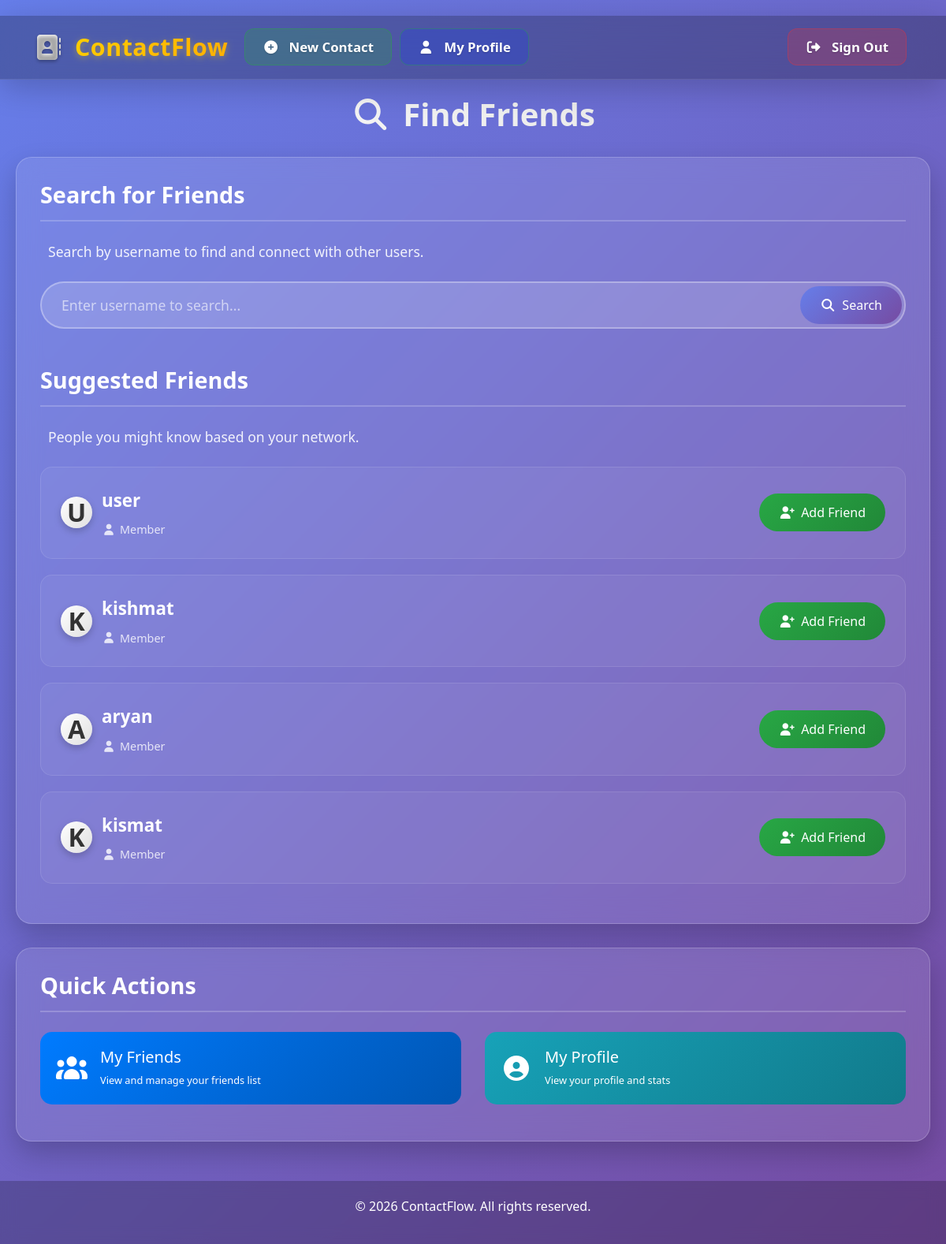
Screenshot of /find_friends.php (signed in) with the database file from the repository.
### tables this page shows
CREATE TABLE `user_detail` (
  `user_id` int(11) NOT NULL,
  `username` varchar(255) NOT NULL,
  `password` varchar(255) NOT NULL
);

### find_friends.php (the view, shortened to what this page needs)
<?php
include_once 'db.php';
$user_id = $_SESSION['user_id'];
$search_query = "";
$suggested_stmt = $db->prepare("
    SELECT u.user_id, u.username
    FROM user_detail u
    WHERE u.user_id != ?
    AND u.user_id NOT IN (
        SELECT friend_id FROM friends WHERE user_id = ?
        UNION
        SELECT user_id FROM friends WHERE friend_id = ?
    )
    ORDER BY RAND()
    LIMIT 10
");
$suggested_stmt->execute([$user_id, $user_id, $user_id]);
$suggested_friends = $suggested_stmt->fetchAll(PDO::FETCH_ASSOC);
?>
<!DOCTYPE html>
<html lang="en">
<head>
    <link rel="stylesheet" href="https://maxcdn.bootstrapcdn.com/bootstrap/4.0.0/css/bootstrap.min.css">
    <link rel="stylesheet" href="https://cdnjs.cloudflare.com/ajax/libs/font-awesome/6.2.3/css/all.min.css">
</head>
<body>
    <?php include_once 'header.php'; ?>
    <div class="find-friends-container">
        <h1 class="page-title"><i class="fas fa-search mr-3"></i>Find Friends</h1>
        <div class="glass-card">
            <div class="search-section mb-5">
                <h2 class="section-title">Search for Friends</h2>
                <p class="mb-4" style="opacity: 0.9; font-size: 1.1rem; padding-left: 10px;">
                    Search by username to find and connect with other users.
                </p>
                <form method="GET" action="" class="search-box-container">
                    <input type="text"
                           name="search"
                           class="search-input"
                           placeholder="Enter username to search..."
                           value="<?= htmlspecialchars($search_query) ?>"
                           autocomplete="off">
                    <button type="submit" class="search-btn">
                        <i class="fas fa-search mr-2"></i> Search
                    </button>
                </form>
            </div>
            <div class="suggested-section">
                <h2 class="section-title">Suggested Friends</h2>
                <p class="mb-4" style="opacity: 0.9; font-size: 1.1rem; padding-left: 10px;">
                    People you might know based on your network.
                </p>
                <?php if (count($suggested_friends) > 0): ?>
                    <div class="suggested-friends">
                        <?php foreach ($suggested_friends as $user): ?>
                            <div class="user-card">
                                <div class="user-avatar">
                                    <?= strtoupper(substr($user['username'], 0, 1)) ?>
                                </div>
                                <div class="user-info">
                                    <div class="user-name"><?= htmlspecialchars($user['username']) ?></div>
                                    <div class="user-stats">
                                        <span class="stat-item">
                                            <i class="fas fa-user"></i> Member
                                        </span>
                                    </div>
                                </div>
                                <form method="POST" action="">
                                    <button type="submit" name="send_request" class="add-friend-btn">
                                        <i class="fas fa-user-plus"></i> Add Friend
                                    </button>
                                </form>
                            </div>
                        <?php endforeach; ?>
                    </div>
                <?php endif; ?>
            </div>
        </div>
        <div class="glass-card">
            <h2 class="section-title">Quick Actions</h2>
            <div class="row">
                <div class="col-md-6 mb-3">
                    <a href="friends.php" class="btn btn-primary btn-block" style="
                        background: linear-gradient(135deg, #007bff, #0056b3);
                        border: none;
                        border-radius: 15px;
                        padding: 20px;
                        text-align: left;
                        color: white;
                        text-decoration: none;
                        display: flex;
                        align-items: center;
                        transition: all 0.3s ease;
                    ">
                        <i class="fas fa-users fa-2x mr-3"></i>
                        <div>
                            <h5 class="mb-1">My Friends</h5>
                            <small>View and manage your friends list</small>
                        </div>
                    </a>
                </div>
                <div class="col-md-6 mb-3">
                    <a href="profile.php" class="btn btn-info btn-block" style="
                        background: linear-gradient(135deg, #17a2b8, #117a8b);
                        border: none;
                        border-radius: 15px;
                        padding: 20px;
                        text-align: left;
                        color: white;
                        text-decoration: none;
                        display: flex;
                        align-items: center;
                        transition: all 0.3s ease;
                    ">
                        <i class="fas fa-user-circle fa-2x mr-3"></i>
                        <div>
                            <h5 class="mb-1">My Profile</h5>
                            <small>View your profile and stats</small>
                        </div>
                    </a>
                </div>
            </div>
        </div>
    </div>
    <?php include_once 'footer.php'; ?>
</body>
</html>

### find_friends.php (style rules this page uses)
body { background: linear-gradient(135deg, #667eea 0%, #764ba2 100%); min-height: 100vh; font-family: 'Segoe UI', Tahoma, Geneva, Verdana, sans-serif; color: white; padding-top: 20px; }
.find-friends-container { max-width: 1200px; margin: 0 auto; padding: 20px; }
.glass-card { background: rgba(255, 255, 255, 0.1); backdrop-filter: blur(15px); -webkit-backdrop-filter: blur(15px); border-radius: 20px; border: 1px solid rgba(255, 255, 255, 0.2); box-shadow: 0 15px 35px rgba(0, 0, 0, 0.2); padding: 30px; margin-bottom: 30px; }
.page-title { font-size: 2.5rem; font-weight: 700; margin-bottom: 30px; background: linear-gradient(135deg, #ffffff, #e0e0e0); -webkit-background-clip: text; -webkit-text-fill-color: transparent; background-clip: text; text-align: center; }
.search-box-container { position: relative; margin-bottom: 30px; }
.search-input { background: rgba(255, 255, 255, 0.15); border: 2px solid rgba(255, 255, 255, 0.3); border-radius: 50px; color: white; padding: 15px 140px 15px 25px; font-size: 1.1rem; width: 100%; transition: all 0.3s ease; }
.search-input::placeholder { color: rgba(255, 255, 255, 0.6); }
.search-btn { position: absolute; right: 5px; top: 50%; transform: translateY(-50%); background: linear-gradient(135deg, #667eea, #764ba2); border: none; border-radius: 50px; color: white; padding: 12px 25px; font-weight: 500; cursor: pointer; transition: all 0.3s ease; display: flex; align-items: center; justify-content: center; min-width: 120px; }
.user-card { background: rgba(255, 255, 255, 0.05); border-radius: 15px; padding: 25px; margin-bottom: 20px; border: 1px solid rgba(255, 255, 255, 0.1); transition: all 0.3s ease; display: flex; align-items: center; }
.user-avatar { width: 80px; height: 80px; background: linear-gradient(135deg, #667eea, #764ba2); border-radius: 50%; display: flex; align-items: center; justify-content: center; font-size: 2rem; font-weight: bold; color: white; margin-right: 20px; flex-shrink: 0; box-shadow: 0 8px 20px rgba(0, 0, 0, 0.2); }
.user-info { flex: 1; }
.user-name { font-size: 1.4rem; font-weight: 600; margin-bottom: 8px; }
.user-stats { display: flex; gap: 20px; margin-top: 10px; }
.stat-item { display: flex; align-items: center; gap: 5px; font-size: 0.9rem; opacity: 0.8; }
.add-friend-btn { background: linear-gradient(135deg, #28a745, #218838); border: none; border-radius: 50px; color: white; padding: 12px 25px; font-weight: 500; cursor: pointer; transition: all 0.3s ease; display: flex; align-items: center; gap: 8px; text-decoration: none; font-size: 1rem; }
.section-title { font-size: 1.8rem; font-weight: 600; margin-bottom: 25px; padding-bottom: 15px; border-bottom: 2px solid rgba(255, 255, 255, 0.2); }

### header.php (style rules this page uses)
.user-avatar { width: 40px; height: 40px; background: linear-gradient(135deg, #ffffff, #e0e0e0); border-radius: 50%; display: flex; align-items: center; justify-content: center; color: #333; font-weight: bold; margin-right: 12px; box-shadow: 0 4px 10px rgba(0, 0, 0, 0.2); }

### rows the page displays
user_detail: username "U", username "user"
user_detail: username "K", username "kishmat"
user_detail: username "A", username "aryan"
user_detail: username "K", username "kismat"
